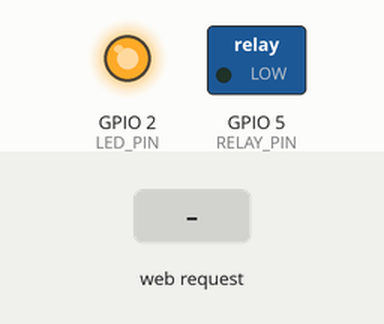
Simulated run of this sketch. Board: ESP8266 (NodeMCU). Shown: switched loads named in the sketch (green lamp = pin HIGH), output pins drawn as LEDs (lit = HIGH). Inputs (shaded band) come from the test bench. WiFi joins after 1.5 s; servers stay silent unless stated; what the sketch prints to the serial monitor is not drawn.

Above: at 3.2 s.
3.3 s: HTTP request GET /toggle?device=led received
At 3.8 s:
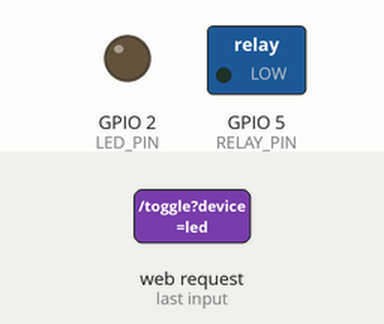
4.8 s: HTTP request GET /toggle?device=relay received
At 6.0 s:
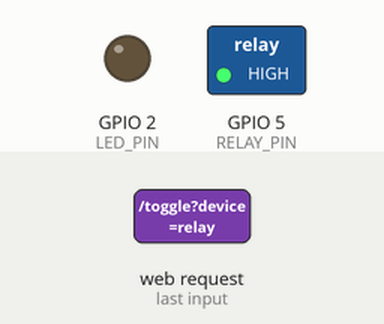
6.3 s: HTTP request GET /toggle?device=led received
At 7.3 s:
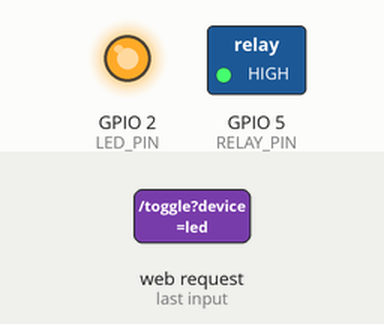
Timing chart, 0 to 9.3 s (numbered marks = the images above; inputs shaded):
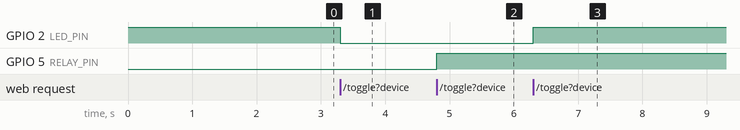

The sketch:

main.ino
```cpp
#include <ESP8266WiFi.h>
#include <ESPAsyncTCP.h>
#include <ESPAsyncWebServer.h>
#include <ESP8266mDNS.h> // <-- Add this line

// WiFi credentials
const char* ssid = "REPLACE_WITH_YOUR_SSID";
const char* password = "REPLACE_WITH_YOUR_PASSWORD";

// Pin definitions
const int LED_PIN = 2;    // Onboard LED (D4)
const int RELAY_PIN = 5;  // Relay (D1)

// Web server
AsyncWebServer server(80);

const char index_html[] PROGMEM = R"rawliteral(
<!DOCTYPE HTML><html>
<head>
  <meta name="viewport" content="width=device-width, initial-scale=1">
  <title>ESP8266 Control</title>
  <style>
    html {font-family: Arial; display: inline-block; text-align: center;}
    h2 {font-size: 2.0rem;}
    button {padding: 16px 40px; font-size: 22px; margin: 10px;}
  </style>
</head>
<body>
  <h2>ESP8266 LED & Relay Control</h2>
  <p>LED State: <span id="ledState">%LEDSTATE%</span></p>
  <button onclick="toggle('led')">Toggle LED</button>
  <p>Relay State: <span id="relayState">%RELAYSTATE%</span></p>
  <button onclick="toggle('relay')">Toggle Relay</button>
<script>
function toggle(device) {
  var xhr = new XMLHttpRequest();
  xhr.open("GET", "/toggle?device=" + device, true);
  xhr.send();
  setTimeout(function(){ location.reload(); }, 500);
}
</script>
</body>
</html>
)rawliteral";

String ledState = "OFF";
String relayState = "OFF";

String processor(const String& var) {
  if (var == "LEDSTATE") return ledState;
  if (var == "RELAYSTATE") return relayState;
  return String();
}

void setup() {
  Serial.begin(115200);
  pinMode(LED_PIN, OUTPUT);
  pinMode(RELAY_PIN, OUTPUT);
  digitalWrite(LED_PIN, HIGH);    // LED OFF (active LOW)
  digitalWrite(RELAY_PIN, LOW);   // Relay OFF

  WiFi.begin(ssid, password);
  while (WiFi.status() != WL_CONNECTED) {
    delay(1000);
    Serial.println("Connecting to WiFi...");
  }
  Serial.println(WiFi.localIP());

  // --- mDNS setup ---
  if (MDNS.begin("wifirelay")) { // Access via http://wifirelay.local
    Serial.println("mDNS responder started");
  } else {
    Serial.println("Error setting up MDNS responder!");
  }
  // ------------------

  server.on("/", HTTP_GET, [](AsyncWebServerRequest *request){
    request->send_P(200, "text/html", index_html, processor);
  });

  server.on("/toggle", HTTP_GET, [](AsyncWebServerRequest *request){
    if (request->hasParam("device")) {
      String device = request->getParam("device")->value();
      if (device == "led") {
        int state = digitalRead(LED_PIN);
        digitalWrite(LED_PIN, !state);
        ledState = (digitalRead(LED_PIN) == LOW) ? "ON" : "OFF";
      } else if (device == "relay") {
        int state = digitalRead(RELAY_PIN);
        digitalWrite(RELAY_PIN, !state);
        relayState = (digitalRead(RELAY_PIN) == HIGH) ? "ON" : "OFF";
      }
    }
    request->send(200, "text/plain", "OK");
  });

  server.begin();
}

void loop() {
  MDNS.update(); // <-- Add this line
  // Nothing needed here
}
```

Measured:
- after the input at 3.3 s, GPIO 2 (LED_PIN): HIGH → LOW at once
- after the input at 4.8 s, GPIO 5 (RELAY_PIN): LOW → HIGH at once
- after the input at 6.3 s, GPIO 2 (LED_PIN): LOW → HIGH at once
